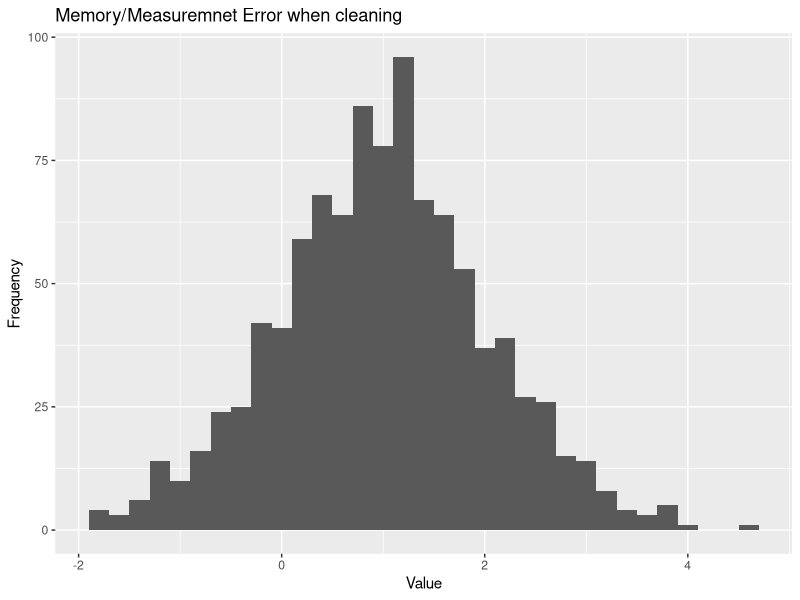
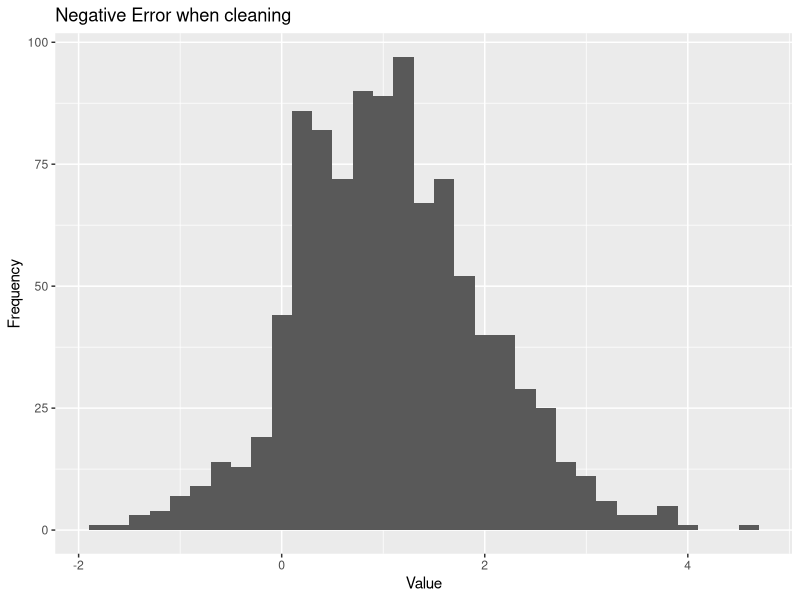
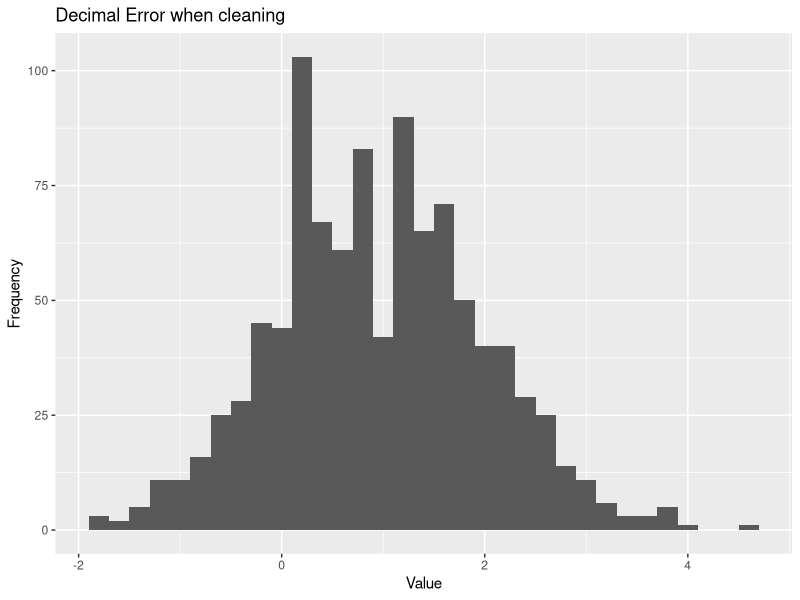
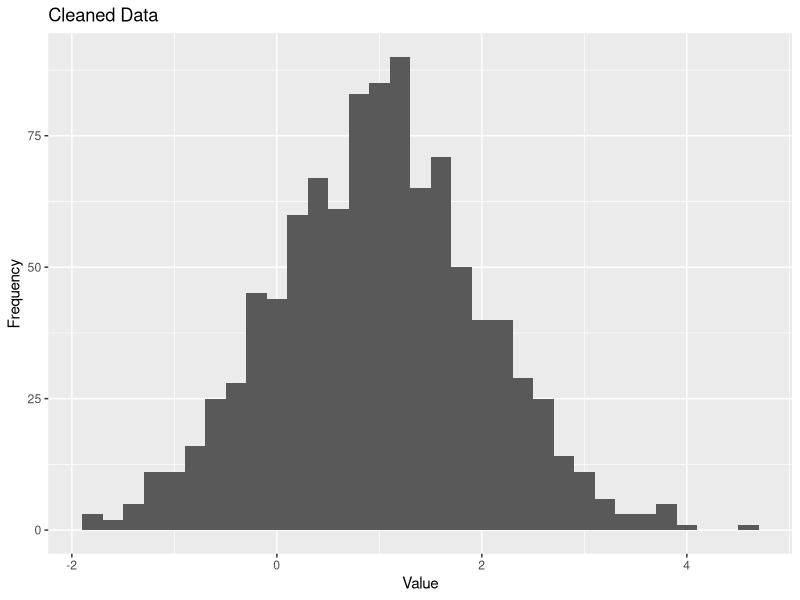

The R source for these figures, in order:
## ---- chunk 1
#| echo: false
#| warning: false
#| label: tbl-trueData
#| tbl-cap: The Raw Data

library(tidyverse)
library(ggplot2)
library(knitr)
library(dplyr)

## The initial data
data <- rnorm(1000, mean = 1, sd = 1)

set.seed(853)
head(round(data, digits=2)) |> kable()
## ---- chunk 2
#| echo: false
#| warning: false
#| label: fig-memory
#| fig-cap: Memory/Measuremnet Error when cleaning

mem_err <- data
mem_err[900:1000] <- data[0:100]
# This is just to check if the last digits are all different
check = (tail(mem_err) == tail(data))

mean_mem = mean(mem_err)
print(mean_mem)

mem_err <- data.frame(x = mem_err)
ggplot(mem_err, aes(x = x)) +
  geom_histogram(binwidth = 0.2) +
  labs(title = "Memory/Measuremnet Error when cleaning",
       x = "Value",
       y = "Frequency")
## ---- chunk 3
#| echo: false
#| warning: false
#| label: fig-neg
#| fig-cap: Handleing Negative Error when cleaning
#| 
neg_data <- data
neg_indices <- which(neg_data < 0)

# Select the first half of these indices
neg_indices <- neg_indices[1:(length(neg_indices) %/% 2)]

# Change half of the negative draws to be positive
neg_data[neg_indices] <- abs(neg_data[neg_indices])

mean_neg = mean(neg_data)
print(mean_neg)

neg_data <- data.frame(x = neg_data)
ggplot(neg_data, aes(x = x)) +
  geom_histogram(binwidth = 0.2) +
  labs(title = "Negative Error when cleaning",
       x = "Value",
       y = "Frequency")

## ---- chunk 4
#| echo: false
#| warning: false
#| label: fig-deci
#| fig-cap: Decimal Error when cleaning

deci_data <- data
deci_indices <- which(data >= 1 & data <= 1.1)
deci_data[deci_indices] <- deci_data[deci_indices] / 10

mean_deci = mean(deci_data)
print(mean_deci)

deci_data <- data.frame(x = deci_data)
ggplot(deci_data, aes(x = x)) +
  geom_histogram(binwidth = 0.2) +
  labs(title = "Decimal Error when cleaning",
       x = "Value",
       y = "Frequency")

## ---- chunk 5
#| echo: false
#| warning: false
#| label: fig-clean
#| fig-cap: The Distirbution for Raw data

cleaned_data <- data.frame(x = data)
ggplot(cleaned_data, aes(x = x)) +
  geom_histogram(binwidth = 0.2) +
  labs(title = "Cleaned Data",
       x = "Value",
       y = "Frequency")
mean_clean = mean(data)
print(mean_clean)
